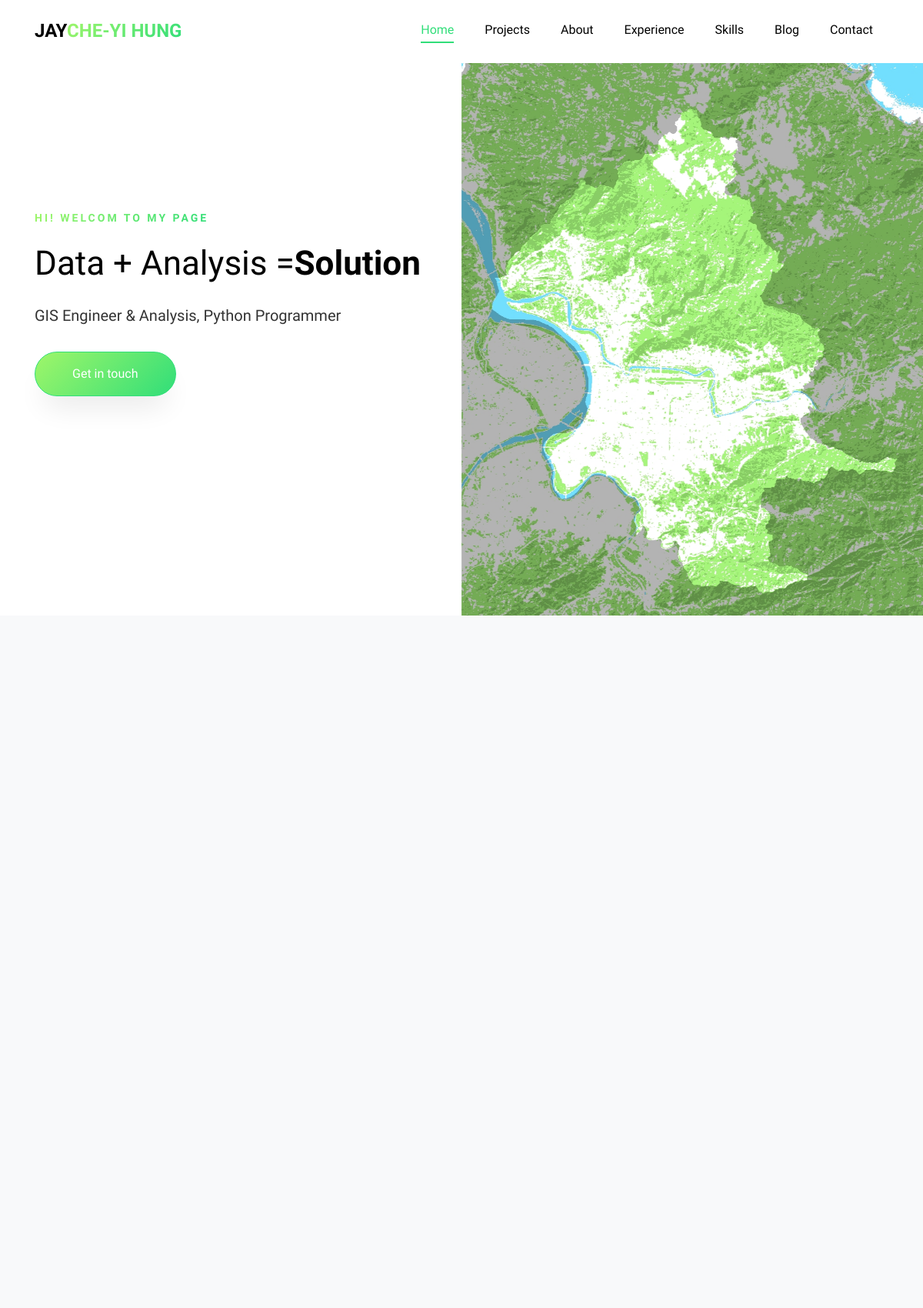
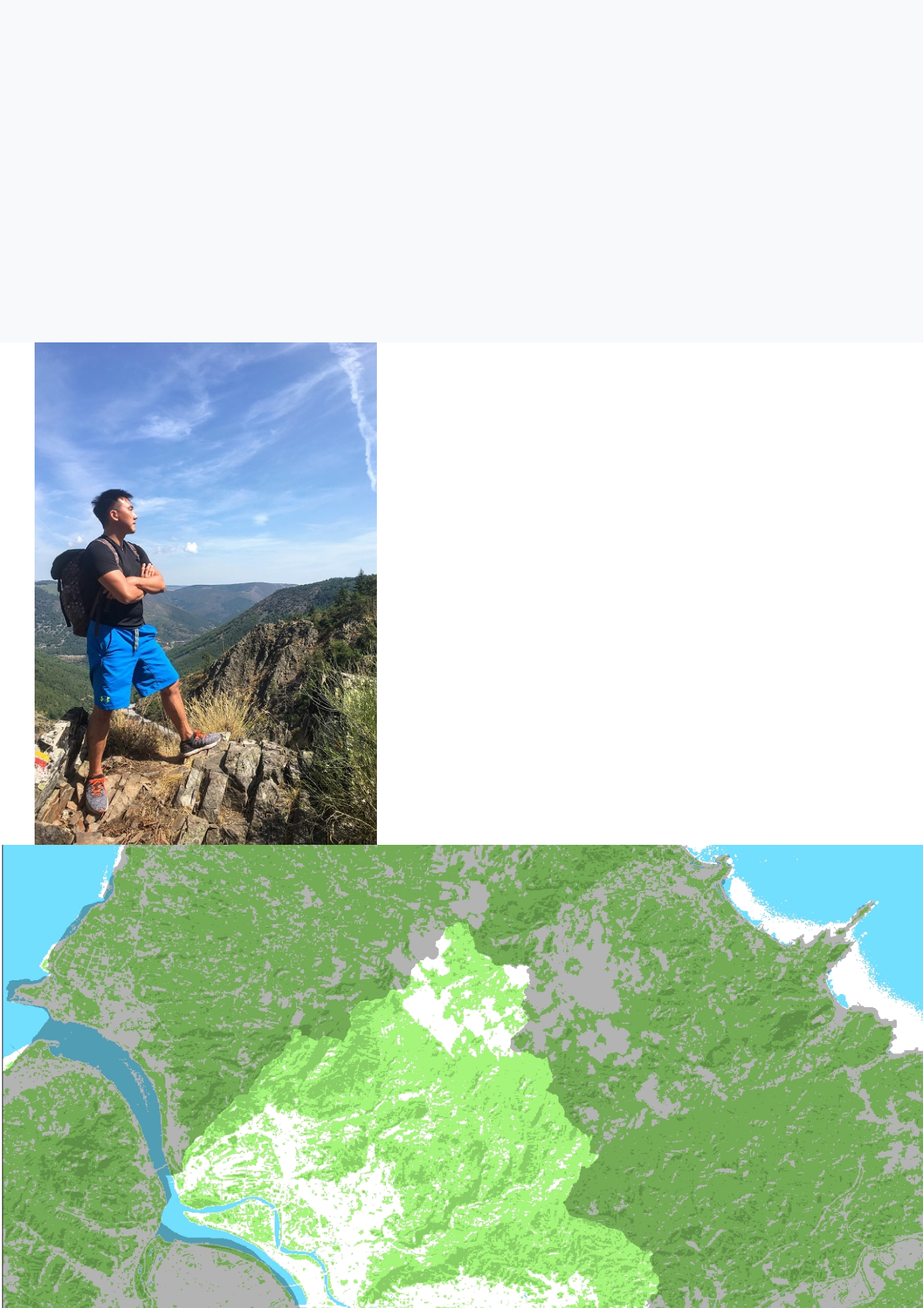
Page /test/ (upper part) on the committed database (2 pictures, top to bottom).
### pages/models.py (models this page shows, shortened)
class About(models.Model):
    name = models.CharField(max_length=20)
    position = models.CharField(max_length=50)
    address = models.CharField(max_length=100)
    phone = models.CharField(max_length=20)
    email = models.EmailField()
    website = models.URLField()
    introduction = models.TextField()

class Section(models.Model):
    title = models.CharField(max_length=20)
    name = models.CharField(max_length=50)

### pages/views.py (the view)
# urls.py: path('test/', views.test)
def test(request, *args, **kwargs):
    skills = Skill.objects.all()
    sections = Section.objects.all()
    projects = Project.objects.all()
    educations = Education.objects.all()
    works = WorkExperience.objects.all()
    abouts = About.objects.all()[0]
    blogs = Blog.objects.all()
    big = BigProject.objects.all()
    context = {'skills':skills,
               'sections':sections,
               'projects':projects,
               'about':abouts,
               'edus':educations,
               'works':works,
               'blogs':blogs,
               'big':big,
               }
    return render(request, 'pages/test.html', context)

### pages/templates/pages/test.html (shortened to what this page needs)
{% load static %}
<!DOCTYPE html>
<html lang="en">
  <head>
    <link rel="stylesheet" href="{% static 'pages/css/open-iconic-bootstrap.min.css' %}">
    <link rel="stylesheet" href="{% static 'pages/css/animate.css' %}">
    <link rel="stylesheet" href="{% static 'pages/css/owl.carousel.min.css' %}">
    <link rel="stylesheet" href="{% static 'pages/css/owl.theme.default.min.css' %}">
    <link rel="stylesheet" href="{% static 'pages/css/magnific-popup.css' %}">
    <link rel="stylesheet" href="{% static 'pages/css/aos.css' %}">
    <link rel="stylesheet" href="{% static 'pages/css/ionicons.min.css' %}">
    <link rel="stylesheet" href="{% static 'pages/css/flaticon.css' %}">
    <link rel="stylesheet" href="{% static 'pages/css/icomoon.css' %}">
    <link rel="stylesheet" href="{% static 'pages/css/style.css' %}">
  </head>
  <body data-spy="scroll" data-target=".site-navbar-target" data-offset="300">
    <nav class="navbar navbar-expand-lg navbar-dark ftco_navbar bg-dark ftco-navbar-light site-navbar-target" id="ftco-navbar">
	    <div class="container">
	      <a class="navbar-brand" href="http://jaythecheyi.pythonanywhere.com/">Jay<span>{{about.name}}</span></a>
	      <div class="collapse navbar-collapse" id="ftco-nav">
	        <ul class="navbar-nav nav ml-auto">
                {% for section in sections %}
	          <li class="nav-item"><a href="{{section.name}}" class="nav-link"><span>{{section.title}}</span></a></li>
                {% endfor %}
	        </ul>
	      </div>
	    </div>
	  </nav>
	  <section id="home-section" class="hero">
		  <div class="home-slider js-fullheight owl-carousel">
	      <div class="slider-item js-fullheight">
	        <div class="container-fluid p-0">
	          <div class="row d-md-flex no-gutters slider-text js-fullheight align-items-center justify-content-end" data-scrollax-parent="true">
	          	<div class="one-third order-md-last img js-fullheight" style="background-image:url({% static 'pages/images/ndvi.jpg' %});">
	          	</div>
		          <div class="one-forth d-flex js-fullheight align-items-center ftco-animate" data-scrollax=" properties: { translateY: '70%' }">
		          	<div class="text">
		          		<span class="subheading">Hi! Welcom to my page</span>
			            <h1 class="mb-4 mt-3">Data + Analysis =<span>Solution</span></h1>
			            <p>GIS Engineer & Analysis, Python Programmer</p>
			            <p><a href="#contact-section" class="btn btn-primary px-5 py-3 mt-3">Get in touch</a></p>
		            </div>
		          </div>
	        	</div>
	        </div>
	      </div>
	    </div>
    </section>
    <section class="ftco-section ftco-no-pb ftco-no-pt ftco-services bg-light" id="services-section">
      <div class="container">
        <div class="row no-gutters">
          </div>
        </div>
    </section>
    <section class="ftco-section ftco-project bg-light" id="projects-section">
      <div class="container">
    	<div class="container px-md-5">
    		<div class="row justify-content-center pb-5">
        </div>
      </div>
    </section>
		<section class="ftco-counter img ftco-section ftco-no-pt ftco-no-pb" id="about-section">
    	<div class="container">
    		<div class="row d-flex">
    			<div class="col-md-6 col-lg-5 d-flex">
    				<div class="img d-flex align-self-stretch align-items-center" style="background-image:url({% static 'pages/images/IMG_9024.JPG' %});">
    				</div>
    			</div>
    			<div class="col-md-6 col-lg-7 pl-lg-5 py-5">
    				<div class="py-md-5">
	    				<div class="row justify-content-start pb-3">
			        </div>
		        </div>
	        </div>
        </div>
    	</div>
    </section>
        <section class="ftco-section-2 img" style="background-image: url({% static 'pages/images/ndvi.jpg' %});" id="experience-section">
    	<div class="container">
    		<div class="row d-md-flex justify-content-end">
    			<div class="col-md-6">
    				<div class="row">
    					<div class="col-md-12">
    					</div>
    				</div>
    			</div>
    		</div>
    	</div>
    </section>
  </body>
</html>

### rows in the picture
About: name "CHE-YI HUNG"
Section: title "Home"
Section: title "Projects"
Section: title "About"
Section: title "Experience"
Section: title "Skills"
Section: title "Blog"
Section: title "Contact"
